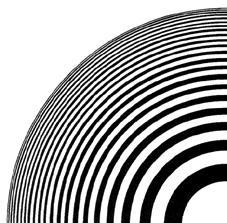
#> input picture hw1_data/Moire_small.jpg, 227 x 223 px
$ python sample_code2.py
#> lines starting #> are read from the running program, lines starting #| are printed output that depends on the picture
import numpy as np
from PIL import Image
from matplotlib import pyplot as plt


if __name__ == '__main__':
    mu = 0
    sigma = 3
    x = np.arange(start=-3 * sigma, stop=3 * sigma + 1, step=1,
                  dtype=np.float32)
    y = np.exp(- ((x - mu) ** 2) / (2 * sigma ** 2))
    y /= y.sum()

    plt.plot(x, y)
    plt.title('X vs. Y')
    plt.show()
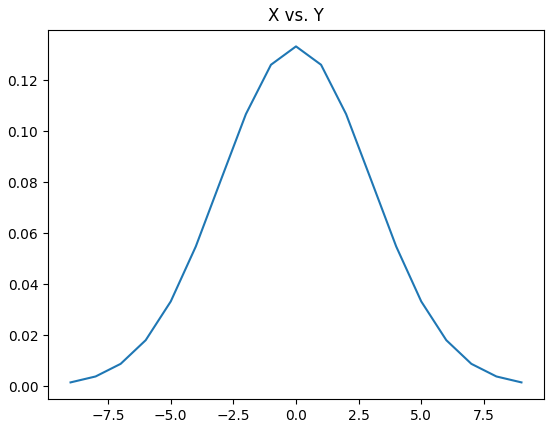
#> figure drawn by matplotlib, 1 panel; curve peaks at x = 0, y = 0.133

    y = np.expand_dims(y, 1)  # To change the shape from (19, ) to (19, 1)
    # Reshape could be used, too:
    #   (y = y.reshape((-1, 1))).
    # (-1) tells numpy to calculate the correct value for that axis
    # automatically such that the total number of elements in the matrix
    # remains unchanged

    y2 = y @ y.T  # The `@` does matrix multiplication, you can also use
    # np.matmul(y, y.T)

    plt.imshow(y2.astype(np.uint8))
    plt.title('2D filter')
    plt.show()
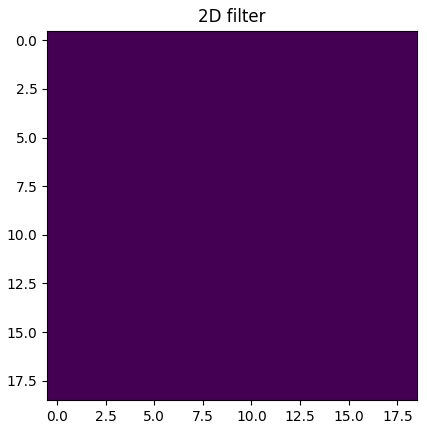
#> figure drawn by matplotlib, 1 panel

    y2_norm = (y2 - y2.min()) / (y2.max() - y2.min()) * 255
    plt.imshow(y2_norm.astype(np.uint8))
    plt.title('2D filter (color scale normalized)')
    plt.show()
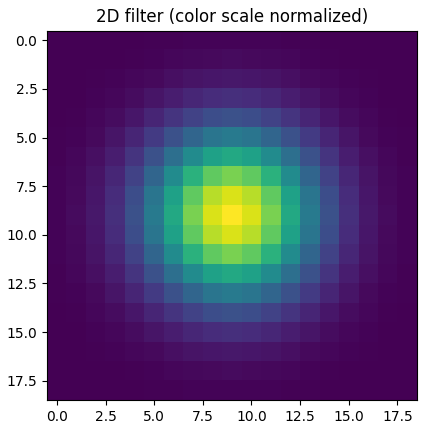
#> figure drawn by matplotlib, 1 panel

    im = np.asarray(Image.open('Moire_small.jpg'))
#> im is the input picture: shape (223, 227, 3); min 0, max 255, mean 165.6

    plt.imshow(im)
    plt.title('Original image')
    plt.show()

    # Create a brighter image
    im2 = np.zeros_like(im, dtype=np.float32)

    for i in range(im.shape[0]):
        for j in range(im.shape[1]):
            im2[i, j, :] = im[i, j, :] + 100.0  # I have used 100.0 (a float)
    # instead of 100 so that upcasting happens before adding the values. If 100
    # was used the addition was done between two number of type uint8 and
    # therefore overflow would happen. However, by using 100.0 we force pixel
    # values from im to be first upcasted to float32 and then added to 100.0
    print(im2.min(), im2.max())
#| 100.0 355.0

    # Faster way to do it:
    # im2 = im + 100

    plt.imshow(np.clip(im2, 0, 255).astype(np.uint8))
    plt.title('Brightened image')
    plt.show()
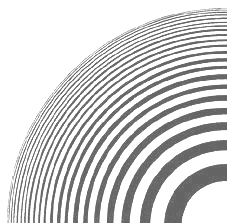
#> shown: shape (223, 227, 3); min 100, max 255, mean 209.3

    # Create a shifted iamge
    im3 = np.zeros_like(im)
    for i in range(10, im.shape[0]):
        for j in range(im.shape[1]):
            im3[i - 10, j, :] = im[i, j, :]
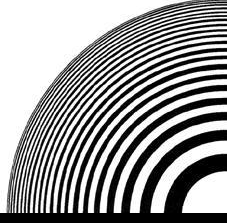
#> im3: shape (223, 227, 3); min 0, max 255, mean 154.3

    # Faster way to do it:
    # im3 = np.zeros_like(im)
    # im3[10:, :, :] = im[:-10, :, :]

    plt.imshow(im3)
    plt.title('Shifted image')
    plt.show()

$ run again, with hw1_data/Moire.jpg copied over hw1_data/Moire_small.jpg
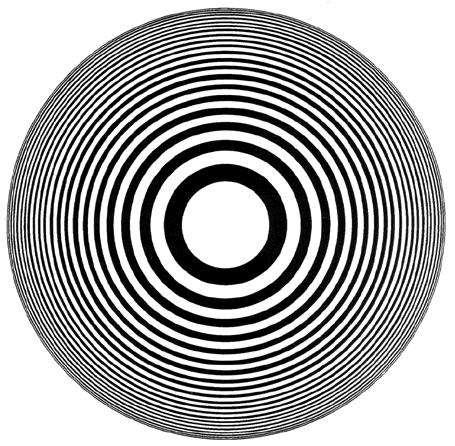
#> input picture hw1_data/Moire.jpg, 455 x 446 px
#> im is the input picture: shape (446, 455, 3); min 0, max 255, mean 167.2
#| 100.0 355.0
#> `plt.show()`:
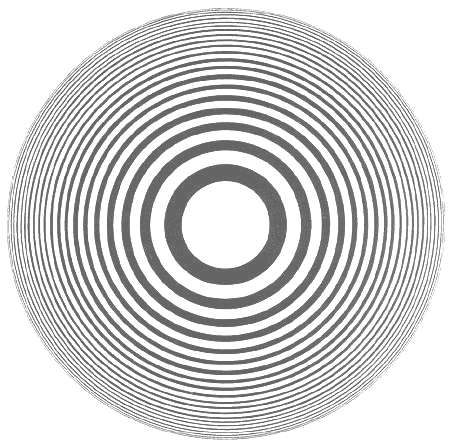
#> shown: shape (446, 455, 3); min 100, max 255, mean 210.2
#> after the loop `for i in range(10, im.shape[0]):`:
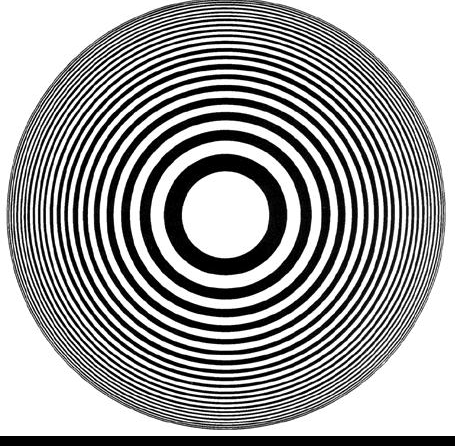
#> im3: shape (446, 455, 3); min 0, max 255, mean 161.6
